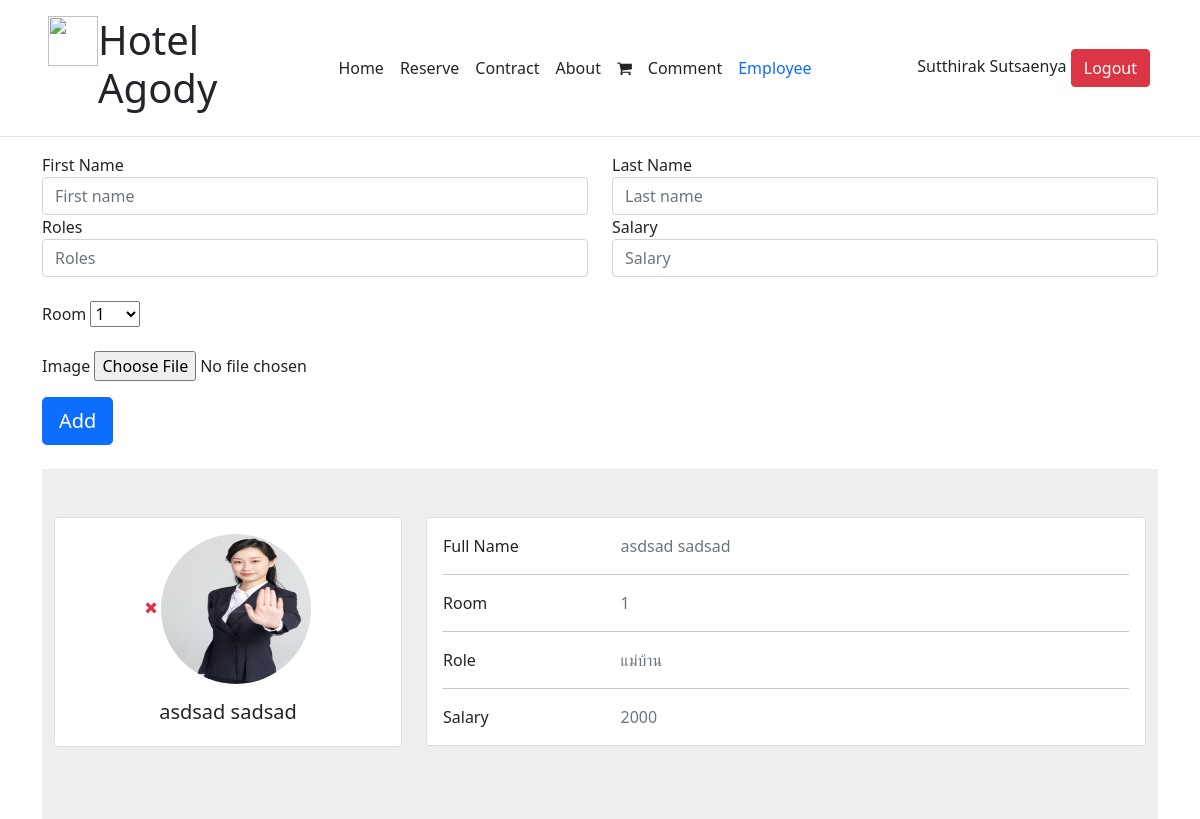
Screenshot of /employees.php (signed in) with the database file from the repository.
### tables this page shows
CREATE TABLE `account` (
  `account_id` int(10) NOT NULL,
  `firstname` varchar(50) NOT NULL,
  `lastname` varchar(50) NOT NULL,
  `username` varchar(255) NOT NULL,
  `password` varchar(255) NOT NULL,
  `email` varchar(255) NOT NULL,
  `tel` varchar(10) NOT NULL,
  `account_role` varchar(25) NOT NULL,
  `create_at` timestamp NOT NULL DEFAULT current_timestamp()
);

CREATE TABLE `employees` (
  `employee_id` int(10) NOT NULL,
  `roomid` int(3) NOT NULL,
  `firstname` varchar(50) NOT NULL,
  `lastname` varchar(50) NOT NULL,
  `roles` varchar(100) NOT NULL,
  `image` text NOT NULL,
  `salary` double(7,2) NOT NULL
);

### web/employees.php (the view, shortened to what this page needs)
<?php
require_once "dbconnect.php";
if (isset($_SESSION['admin_login'])) {
    $account_id = $_SESSION['admin_login'];
} else if (isset($_SESSION['user_login'])) {
    $account_id = $_SESSION['user_login'];
} else {
    echo "<script>alert('กรุณาล็อคอิน');</script>";
    echo "<script>window.location.href = 'sign-in.php';</script>";
}
$account = $conn->prepare("SELECT * FROM account WHERE account_id = :account_id");
$account->bindParam(":account_id", $account_id);
$account->execute();
$row_account = $account->fetch(PDO::FETCH_ASSOC);
?>
<!DOCTYPE html>
<html lang="en">
<head>
    <link rel="stylesheet" href="https://stackpath.bootstrapcdn.com/bootstrap/5.0.0-alpha1/css/bootstrap.min.css">
    <link rel="stylesheet" href="css/bootstrap.min.css">
    <link rel="stylesheet" href="https://maxcdn.bootstrapcdn.com/font-awesome/4.7.0/css/font-awesome.min.css">
</head>
<body>
    <header class="d-flex flex-wrap align-items-center justify-content-center justify-content-md-between py-3 mb-3 border-bottom">
        <a href="index.php" class="d-flex align-items-center col-md-3 mb-2 mb-md-0 text-dark text-decoration-none">
            <div class="d-flex mx-5">
                <img src="https://t4.ftcdn.net/jpg/02/95/84/31/360_F_295843167_LMfF7K73B3qNrLjgbVyXXKsqxwfn7jPI.jpg" alt="" width="50" height="50">
                <h1>Hotel Agody</h1>
            </div>
        </a>
        <ul class="nav col-12 col-md-auto mb-2 justify-content-center mb-md-0">
            <li><a href="index.php" class="nav-link px-2 link-dark">Home</a></li>
            <li><a href="product.php" class="nav-link px-2 link-dark">Reserve</a></li>
            <li><a href="Contract.php" class="nav-link px-2 link-dark">Contract</a></li>
            <li><a href="about.php" class="nav-link px-2 link-dark">About</a></li>
            <li><a href="reservesuccess.php" class="nav-link px-2 link-dark"><i class="fa fa-shopping-cart" aria-hidden="true"></i></a></li>
            <li><a href="comment.php" class="nav-link px-2 link-dark">Comment</a></li>
            <li><a href="employees.php" class="nav-link px-2 link-primary">Employee</a></li>
        </ul>
        <div class="col-md-3 text-end" style="margin-right: 50px;">
            <?php
            if (isset($_SESSION['admin_login']) || isset($_SESSION['user_login'])) {
            ?>
                <?php echo $row_account['firstname'] . " " . $row_account['lastname'] ?>
                <a href="logout.php"><button type="button" class="btn btn-danger">Logout</button></a>
            <?php
            } else {
            ?>
                <a href="sign-in.php"><button type="button" class="btn btn-outline-primary me-2">Login</button></a>
                <a href="reg.php"><button type="button" class="btn btn-primary">Register</button></a>
            <?php
            }
            ?>
        </div>
    </header>
    <div class="container">
        <form action="employees-db.php" method="post" enctype="multipart/form-data">
            <div class="row">
                <div class="col">
                    <label for="firstname">First Name</label>
                    <input type="text" class="form-control" placeholder="First name" name="firstname">
                </div>
                <div class="col">
                    <label for="lastname">Last Name</label>
                    <input type="text" class="form-control" placeholder="Last name" name="lastname">
                </div>
            </div>
            <div class="row">
                <div class="col">
                    <label for="roles">Roles</label>
                    <input type="text" class="form-control" placeholder="Roles" name="roles">
                </div>
                <div class="col">
                    <label for="salary">Salary</label>
                    <input type="number" class="form-control" placeholder="Salary" name="salary">
                </div>
            </div>
            <div class="row mt-4">
                <div class="col-6">
                    <label for="roles">Room</label>
                    <select name="rooms">
                        <?php
                            $searchroom = $conn->prepare("SELECT * FROM room");
                            $searchroom->execute();
                            $row = $searchroom->fetchAll(PDO::FETCH_ASSOC);
                            foreach($row as $room){
                        ?>
                            <option value=<?php echo $room['roomid']; ?>><?php echo $room['roomid']; ?></option>
                        <?php
                            }
                        ?>
                    </select>
                </div>
            </div>
            <div class="row">
                <div class="form-group mt-4">
                    <label for="exampleFormControlFile1">Image</label>
                    <input type="file" class="form-control-file" id="exampleFormControlFile1" name="file">
                </div>
            </div>
            <button type="submit" class="btn btn-primary btn-block btn-lg mt-3" name="submit">Add</button>
        </form>
    </div>
    <div class="container mt-4">
        <section style="background-color: #eee;">
            <div class="container py-5">
            <?php
                $employees = $conn->prepare("SELECT * FROM employees");
                $employees->execute();
                $rowem = $employees->fetchAll(PDO::FETCH_ASSOC);
                foreach($rowem as $em){
            ?>
                <div class="row">
                    <div class="col-lg-4">
                        <div class="card mb-4" style="height: 14.4rem;">
                            <div class="card-body text-center">
                            <a href="deleteemployee.php?emid=<?php echo $em['employee_id'] ?>" class="text-danger"><i class="fa fa-times" aria-hidden="true"></i></a>
                                <img src=<?php echo $em['image']; ?> alt="avatar" class="rounded-circle img-fluid" style="width: 150px; height: 150px;">
                                <h5 class="my-3"><?php echo $em['firstname'] . " " . $em['lastname']; ?></h5>
                            </div>
                        </div>
                    </div>
                    <div class="col-lg-8">
                        <div class="card mb-4">
                            <div class="card-body">
                                <div class="row">
                                    <div class="col-sm-3">
                                        <p class="mb-0">Full Name</p>
                                    </div>
                                    <div class="col-sm-9">
                                        <p class="text-muted mb-0"><?php echo $em['firstname'] . " " . $em['lastname']; ?></p>
                                    </div>
                                </div>
                                <hr>
                                <div class="row">
                                    <div class="col-sm-3">
                                        <p class="mb-0">Room</p>
                                    </div>
                                    <div class="col-sm-9">
                                        <p class="text-muted mb-0"><?php echo $em['roomid']; ?></p>
                                    </div>
                                </div>
                                <hr>
                                <div class="row">
                                    <div class="col-sm-3">
                                        <p class="mb-0">Role</p>
                                    </div>
                                    <div class="col-sm-9">
                                        <p class="text-muted mb-0"><?php echo $em['roles']; ?></p>
                                    </div>
                                </div>
                                <hr>
                                <div class="row">
                                    <div class="col-sm-3">
                                        <p class="mb-0">Salary</p>
                                    </div>
                                    <div class="col-sm-9">
                                        <p class="text-muted mb-0"><?php echo $em['salary']; ?></p>
                                    </div>
                                </div>
                            </div>
                        </div>
                    </div>
                </div>
            <?php
                }
            ?>
            </div>
        </section>
    </div>
</body>
</html>

### rows the page displays
account: firstname "Sutthirak", lastname "Sutsaenya"
employees: image (picture), firstname "asdsad", lastname "sadsad", roomid "1", roles "แม่บ้าน", salary "2000"

### other values shown
form field rooms "1"
